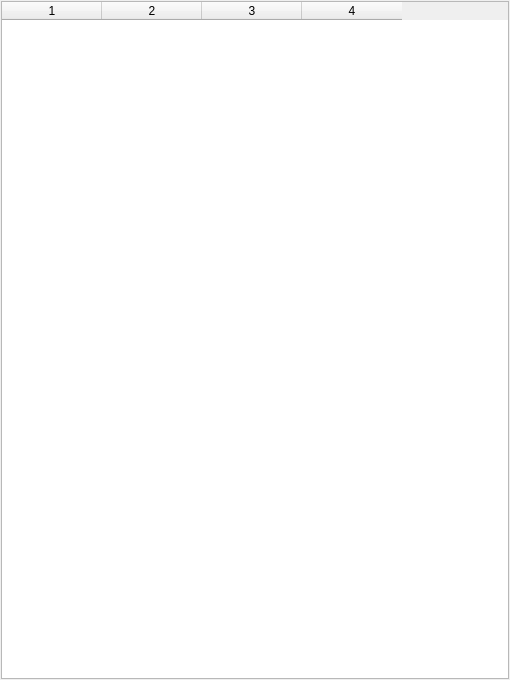
<?xml version="1.0" encoding="UTF-8"?>
<ui version="4.0">
 <class>FavoritesWidget</class>
 <widget class="QWidget" name="FavoritesWidget">
  <property name="geometry">
   <rect>
    <x>0</x>
    <y>0</y>
    <width>510</width>
    <height>680</height>
   </rect>
  </property>
  <property name="windowTitle">
   <string>Form</string>
  </property>
  <layout class="QVBoxLayout" name="verticalLayout">
   <property name="spacing">
    <number>2</number>
   </property>
   <property name="leftMargin">
    <number>1</number>
   </property>
   <property name="topMargin">
    <number>1</number>
   </property>
   <property name="rightMargin">
    <number>1</number>
   </property>
   <property name="bottomMargin">
    <number>1</number>
   </property>
   <item>
    <widget class="QTableWidget" name="tableWidget">
     <property name="horizontalScrollBarPolicy">
      <enum>Qt::ScrollBarAlwaysOff</enum>
     </property>
     <property name="editTriggers">
      <set>QAbstractItemView::NoEditTriggers</set>
     </property>
     <property name="tabKeyNavigation">
      <bool>false</bool>
     </property>
     <property name="showDropIndicator" stdset="0">
      <bool>false</bool>
     </property>
     <property name="alternatingRowColors">
      <bool>false</bool>
     </property>
     <property name="selectionMode">
      <enum>QAbstractItemView::NoSelection</enum>
     </property>
     <property name="selectionBehavior">
      <enum>QAbstractItemView::SelectItems</enum>
     </property>
     <property name="showGrid">
      <bool>false</bool>
     </property>
     <property name="gridStyle">
      <enum>Qt::NoPen</enum>
     </property>
     <property name="rowCount">
      <number>0</number>
     </property>
     <property name="columnCount">
      <number>4</number>
     </property>
     <attribute name="horizontalHeaderHighlightSections">
      <bool>false</bool>
     </attribute>
     <attribute name="verticalHeaderVisible">
      <bool>false</bool>
     </attribute>
     <attribute name="verticalHeaderHighlightSections">
      <bool>false</bool>
     </attribute>
     <column/>
     <column/>
     <column/>
     <column/>
    </widget>
   </item>
  </layout>
 </widget>
 <resources/>
 <connections/>
</ui>
